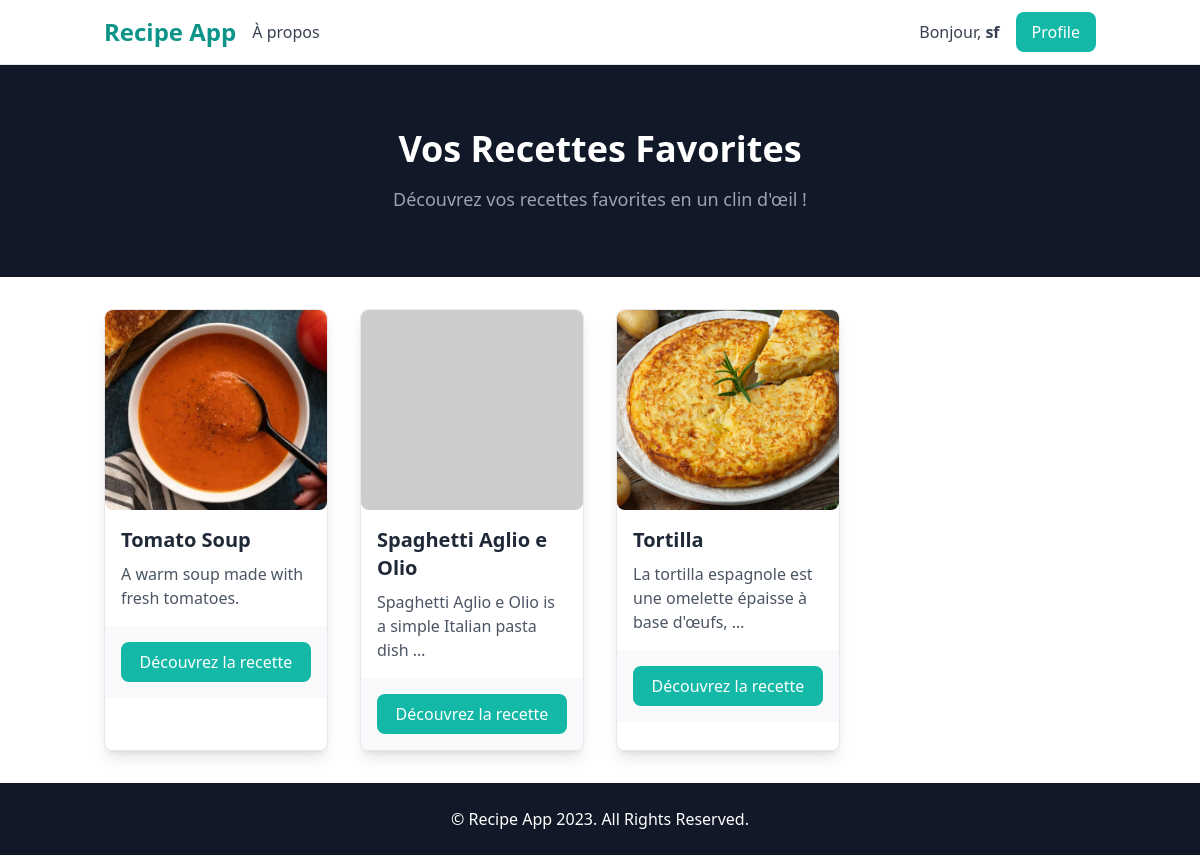
The page /recipes/favoris/ (signed in) on the database as committed earlier.
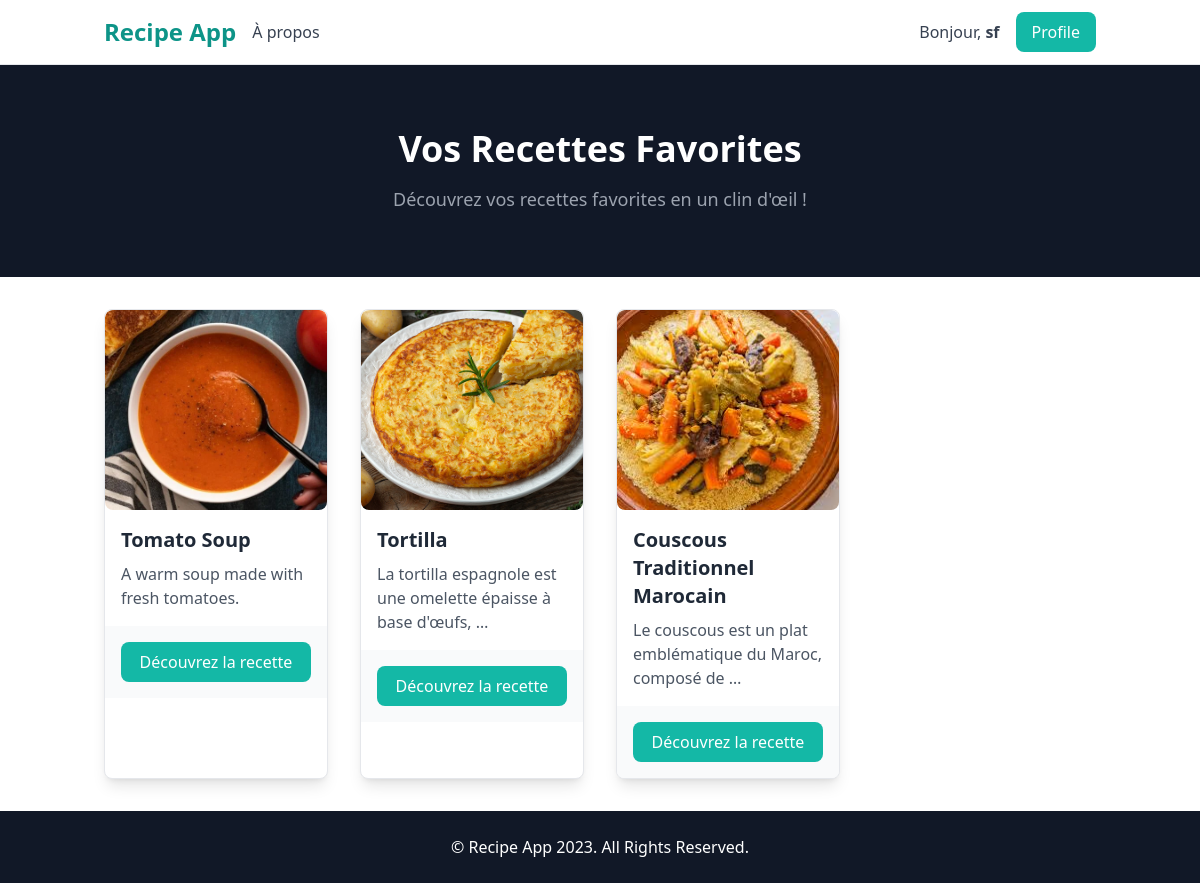
The same page on the database as committed later.
### recipes/models.py (models this page shows, shortened)
class Favorites(models.Model):
    user = models.ForeignKey(User, on_delete=models.CASCADE)
    recette = models.ForeignKey(Recipe, on_delete=models.CASCADE)

class Recipe(models.Model):
    title = models.CharField(max_length=200)
    description = models.TextField()
    user = models.ForeignKey(User, on_delete=models.SET_NULL, null=True, blank=True)
    instructions = models.TextField()
    image = models.ImageField(upload_to='recipes_photos/',default="https://dummyimage.com/450x300/dee2e6/6c757d.jpg")

### recipes/views.py (the view)
# urls.py: path('favoris/',recipes.views.afficher_favoris, name="recettes_favorites"),
@login_required
def afficher_favoris(request):
    favoris = Favorites.objects.filter(user=request.user)
    return render(request,'recipes/favorites.html',{"favoris":favoris})

### recipes/templates/recipes/favorites.html (shortened to what this page needs)
<!DOCTYPE html>
<html lang="en">
<head>
    <script src="https://cdn.tailwindcss.com"></script>
</head>
<body class="font-sans antialiased flex flex-col min-h-screen">
    <nav class="bg-white border-b border-gray-200">
        <div class="container mx-auto px-4 py-3 flex justify-between items-center">
            <div class="flex items-center space-x-4">
                <a href="{% url 'recipes' %}" class="text-2xl font-semibold text-teal-600">Recipe App</a>
                <a href="#!" class="text-gray-700 hover:text-teal-600">À propos</a>
            </div>
            <div class="flex items-center space-x-4">
                {% if user.is_authenticated %}
                    <p class="text-gray-700">Bonjour, <span class="font-bold">{{ user.username }}</span></p>
                    <a href="{% url 'profile' %}" class="bg-teal-500 text-white hover:bg-teal-600 px-4 py-2 rounded-lg">Profile</a>
                {% else %}
                    <a href="{% url 'login' %}" class="bg-gray-800 text-white hover:bg-gray-900 px-4 py-2 rounded-lg">Se connecter</a>
                    <a href="{% url 'signup' %}" class="bg-teal-500 text-white hover:bg-teal-600 px-4 py-2 rounded-lg">S'inscrire</a>
                {% endif %}
            </div>
        </div>
    </nav>
    <header class="bg-gray-900 py-16">
        <div class="container mx-auto text-center text-white">
            <h1 class="text-4xl font-bold">Vos Recettes Favorites</h1>
            <p class="text-lg mt-4 text-gray-400">Découvrez vos recettes favorites en un clin d'œil !</p>
        </div>
    </header>
    <section class="py-8 flex-grow">
        <div class="container mx-auto px-4">
            <div class="grid grid-cols-1 md:grid-cols-2 lg:grid-cols-4 gap-8">
                {% for fav in favoris %}
                <div class="bg-white border border-gray-200 rounded-lg shadow-lg overflow-hidden hover:scale-105 transform transition">
                    <img src="../../../recipes_photos/{{fav.recette.image }}"
                                    class="w-full h-[200px] object-cover rounded-lg"
                                    onerror="this.onerror=null; this.src='https://dummyimage.com/450x300/dee2e6/6c757d.jpg';">
                    <div class="p-4">
                        <h2 class="text-xl font-semibold text-gray-800">{{ fav.recette.title }}</h2>
                        <p class="text-gray-600 mt-2">{{ fav.recette.description|truncatewords:10 }}</p>
                    </div>
                    <div class="p-4 bg-gray-50">
                        <a href="{% url 'recette_info' fav.recette.id %}" class="bg-teal-500 text-white hover:bg-teal-600 px-4 py-2 block text-center rounded-lg">Découvrez la recette</a>
                    </div>
                </div>
                {% empty %}
                    <p class="text-center text-gray-700">Aucune recette favorite trouvée.</p>
                {% endfor %}
            </div>
        </div>
    </section>
    <footer class="bg-gray-900 py-6 mt-auto">
        <div class="container mx-auto text-center text-white">
            <p>&copy; Recipe App 2023. All Rights Reserved.</p>
        </div>
    </footer>
</body>
</html>

Rows that differ between the two databases and show on the page:
removed Favorites: recette "Spaghetti Aglio e Olio", recette.description "Spaghetti Aglio e Olio is a simple Italian pasta dish …"
added Favorites: recette.image (picture), recette "Couscous Traditionnel Marocain", recette.description "Le couscous est un plat emblématique du Maroc, composé de …"
